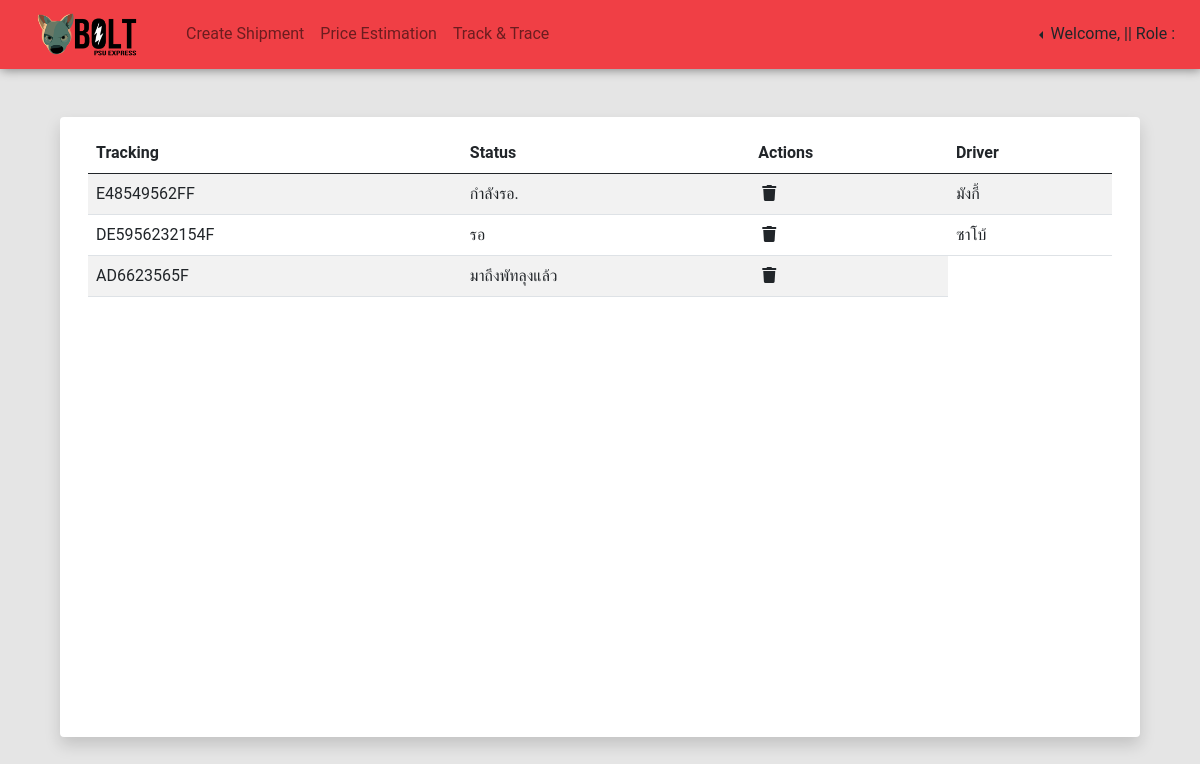
/backend/Hub.php, run on the app's committed database.
### tables this page shows
CREATE TABLE `receiver` (
  `receiver_id` int(11) NOT NULL,
  `receiver_name` varchar(255) NOT NULL,
  `phone` varchar(10) NOT NULL,
  `address` varchar(255) NOT NULL,
  `province` varchar(255) NOT NULL,
  `postcode` varchar(255) NOT NULL,
  `tracking_number` varchar(255) NOT NULL,
  `status` varchar(255) NOT NULL,
  `sender_firstname_lastname` varchar(255) NOT NULL,
  `price` decimal(15,2) NOT NULL,
  `Pickup_Date` timestamp NOT NULL DEFAULT current_timestamp(),
  `region` varchar(255) NOT NULL,
  `driver_id` int(11) DEFAULT NULL
);

CREATE TABLE `driver` (
  `driver_id` int(11) NOT NULL,
  `user_id` int(11) DEFAULT NULL,
  `firstname` varchar(255) NOT NULL,
  `lastname` varchar(255) NOT NULL,
  `phone` int(11) NOT NULL,
  `address` varchar(255) NOT NULL,
  `sex` char(5) DEFAULT NULL CHECK (`sex` in ('m','f')),
  `province` varchar(255) NOT NULL,
  `postcode` varchar(255) NOT NULL
);

### backend/Hub.php (the view, shortened to what this page needs)
<!doctype html>
<html lang="en">
<head>
    <link rel="stylesheet" href="../css/bootstrap.min.css">
    <link rel="stylesheet" href="backend.css">
    <link rel="stylesheet" href="https://cdnjs.cloudflare.com/ajax/libs/font-awesome/5.15.3/css/all.min.css"
 />
    <link rel="stylesheet" href="https://pro.fontawesome.com/releases/v5.10.0/css/all.css"
 />
</head>
<body style="background-color:#E5E5E5;">
    <section>
        <nav class="navbar navbar-expand-lg navbar-light">
            <div class="container-fluid">
                <a class="navbar-brand" href=""><img src="../photo/logo.png" width="150px"></a>
                <div class="collapse navbar-collapse" id="navbarSupportedContent">
                    <ul class="navbar-nav me-auto mb-2 mb-lg-0">
                        <li class="nav-item">
                            <a class="nav-link " href="Create.php">Create Shipment</a>
                        </li>
                        <li class="nav-item">
                            <a class="nav-link" href="Price.php">Price Estimation</a>
                        </li>
                        <li class="nav-item">
                            <a class="nav-link" href="Track.php">Track & Trace</a>
                        </li>
                    </ul>
                    <ul class="navbar-nav ml-auto mt-2 mt-lg-0">
                        <li class="nav-item" style="float:right; right:125px;">
                            <div class="dropdown dropstart">
                                <button class="btn dropdown-toggle" type="button" id="navbarDropdown"
                                    data-bs-toggle="dropdown" aria-expanded="false">
                                    Welcome, <?php echo $_SESSION["name"];?> ||
                                    Role : <?php echo $_SESSION['role']; ?>
                                </button>
                            </div>
                    </ul>
                </div>
            </div>
        </nav>
    </section>
    <br><br>
    <section>
        <div class="container shadow p-3 mb-5 bg-body rounded">
            <div class="container-fluid">
                <table class="table table-striped">
                    <thead>
                        <tr>
                            <th scope="col">Tracking</th>
                            <th scope="col">Status</th>
                            <th scope="col">Actions</th>
                            <th scope="col">Driver</th>
                        </tr>
                    </thead>
                    <tbody>
                        <?php
                include_once('../config.php');
                $sql = "SELECT* FROM receiver WHERE region  = :region";
                        $query = $db->prepare($sql);
                       $query->bindParam(':region', $region, PDO::PARAM_STR);
                        $query->execute();
                        $result = $query->fetchAll(PDO::FETCH_OBJ);
                        if($query->rowCount() >0) {
                            foreach($result as $res)
                            {
                        ?>
                        <tr>
                            <td class="track"><?php echo $res->tracking_number?></td>
                            <td class="status"><?php echo $res->status?></td>
                            <td>
                                <i class="fa fa-trash Del_ID" name="Del_ID" value="<?php  echo $res->tracking_number ?>
                                    " i>
                            </td>
                            <?php
                                include_once('../config.php');
                                $sql = "SELECT d.*
                                                FROM receiver r inner join driver d
                                                on r.driver_id = d.driver_id
                                               where r.driver_id = :user_id";
                                $query = $db->prepare($sql);
                               $query->bindParam(':user_id', $driver_id, PDO::PARAM_STR);
                               $driver_id = $res->driver_id;
                                $query->execute();
                                $result1 = $query->fetchAll(PDO::FETCH_OBJ);
                                if($query->rowCount() >0) {
                                    foreach($result1 as $des)
                                    {
                            ?>
                            <td class="driver"><?php echo $des->firstname?></td>
                        </tr>
                                        <?php
                                           }
                                        }
                                        ?>
                        <?php
}
                        }
                        ?>
                    </tbody>
                </table>
            </div>
        </div>
    </section>
</body>
</html>

### backend/backend.css (style rules this page uses)
* { margin: 0 ; padding: 0; box-sizing: border-box; font-family: 'Roboto', sans-serif; }
nav { box-shadow: 1px 1px 10px grey; background-color:#F03F45; }
@media screen and (min-width: 800px) { div.container { background-color: white; width: 1080px; height: 620px; } }
.container { background-color: white; height: 720px; }

### data on the page
receiver: tracking_number "E48549562FF", status "กำลังรอ."
driver: firstname "มังกี้"
receiver: tracking_number "DE5956232154F", status "รอ"
driver: firstname "ซาโบ้"
receiver: tracking_number "AD6623565F", status "มาถึงพัทลุงแล้ว"
